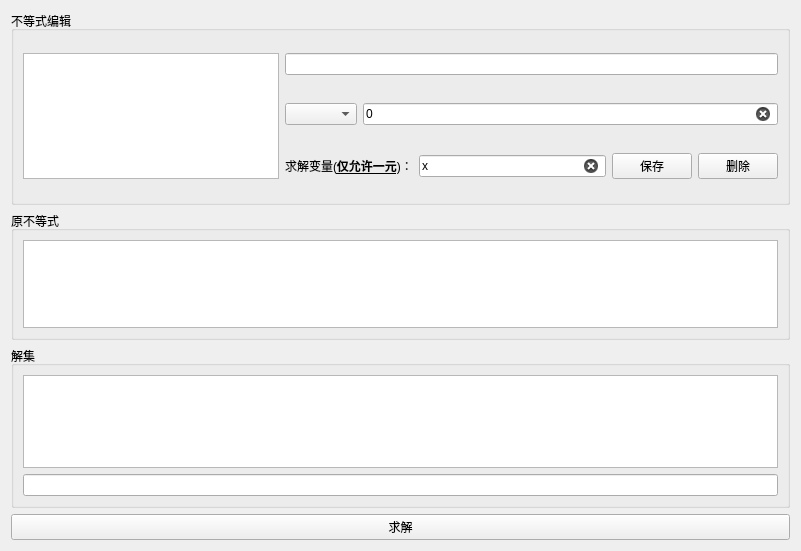
<?xml version="1.0" encoding="UTF-8"?>
<ui version="4.0">
 <class>budengshizu</class>
 <widget class="QWidget" name="budengshizu">
  <property name="geometry">
   <rect>
    <x>0</x>
    <y>0</y>
    <width>801</width>
    <height>551</height>
   </rect>
  </property>
  <property name="windowTitle">
   <string>Form</string>
  </property>
  <layout class="QGridLayout" name="gridLayout" rowstretch="6,4,5,0">
   <item row="0" column="0">
    <widget class="QGroupBox" name="groupBox_61">
     <property name="title">
      <string>不等式编辑</string>
     </property>
     <layout class="QGridLayout" name="gridLayout_2">
      <property name="topMargin">
       <number>0</number>
      </property>
      <property name="bottomMargin">
       <number>0</number>
      </property>
      <item row="0" column="0" rowspan="3">
       <widget class="QListWidget" name="budengshizu_budengshi"/>
      </item>
      <item row="0" column="1" colspan="5">
       <widget class="QLineEdit" name="budengshizu_zuoshi">
        <property name="clearButtonEnabled">
         <bool>true</bool>
        </property>
       </widget>
      </item>
      <item row="1" column="1">
       <widget class="QComboBox" name="budengshizu_budenghao">
        <property name="currentIndex">
         <number>-1</number>
        </property>
       </widget>
      </item>
      <item row="1" column="2" colspan="4">
       <widget class="QLineEdit" name="budengshizu_youshi">
        <property name="text">
         <string>0</string>
        </property>
        <property name="clearButtonEnabled">
         <bool>true</bool>
        </property>
       </widget>
      </item>
      <item row="2" column="1" colspan="2">
       <widget class="QLabel" name="label_33">
        <property name="text">
         <string>&lt;html&gt;&lt;head/&gt;&lt;body&gt;&lt;p&gt;求解变量(&lt;span style=&quot; font-weight:700; text-decoration: underline;&quot;&gt;仅允许一元&lt;/span&gt;)：&lt;/p&gt;&lt;/body&gt;&lt;/html&gt;</string>
        </property>
       </widget>
      </item>
      <item row="2" column="3">
       <widget class="QLineEdit" name="budengshizu_ziyoubianliang">
        <property name="inputMask">
         <string notr="true" />
        </property>
        <property name="text">
         <string>x</string>
        </property>
        <property name="placeholderText">
         <string />
        </property>
        <property name="clearButtonEnabled">
         <bool>true</bool>
        </property>
       </widget>
      </item>
      <item row="2" column="4">
       <widget class="QPushButton" name="budengshizu_baocun">
        <property name="text">
         <string>保存</string>
        </property>
       </widget>
      </item>
      <item row="2" column="5">
       <widget class="QPushButton" name="budengshizu_shanchu">
        <property name="text">
         <string>删除</string>
        </property>
       </widget>
      </item>
     </layout>
    </widget>
   </item>
   <item row="1" column="0">
    <widget class="QGroupBox" name="groupBox_60">
     <property name="title">
      <string>原不等式</string>
     </property>
     <layout class="QGridLayout" name="gridLayout_3">
      <item row="0" column="0">
       <widget class="QGraphicsView" name="budengshizu_yuanbudengshi">
        <property name="url" stdset="0">
         <url>
          <string>about:blank</string>
         </url>
        </property>
       </widget>
      </item>
     </layout>
    </widget>
   </item>
   <item row="2" column="0">
    <widget class="QGroupBox" name="groupBox_59">
     <property name="title">
      <string>解集</string>
     </property>
     <layout class="QGridLayout" name="gridLayout_4">
      <item row="0" column="0">
       <widget class="QGraphicsView" name="budengshizu_jieji">
        <property name="url" stdset="0">
         <url>
          <string>about:blank</string>
         </url>
        </property>
       </widget>
      </item>
      <item row="1" column="0">
       <widget class="QLineEdit" name="budengshizu_jieji_lineedit"/>
      </item>
     </layout>
    </widget>
   </item>
   <item row="3" column="0">
    <widget class="QPushButton" name="budengshizu_qiujie">
     <property name="text">
      <string>求解</string>
     </property>
    </widget>
   </item>
  </layout>
 </widget>
 <resources/>
 <connections/>
</ui>
